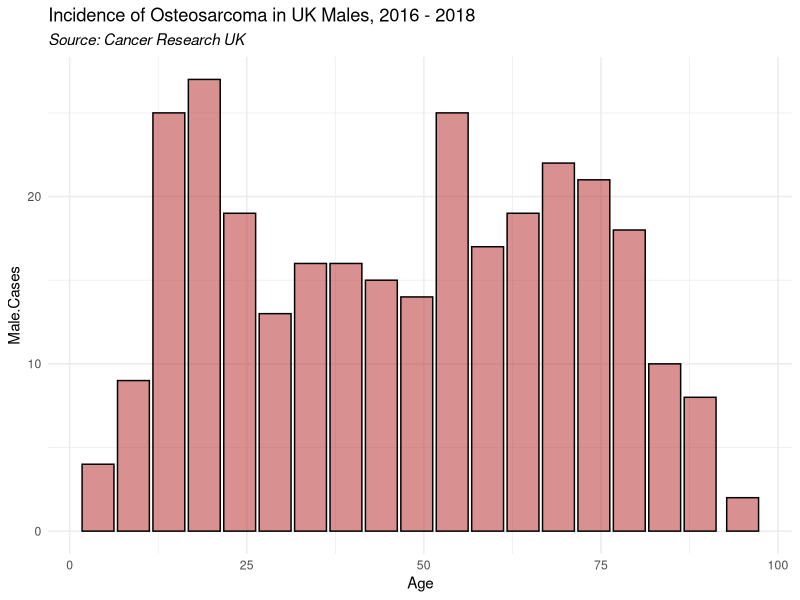
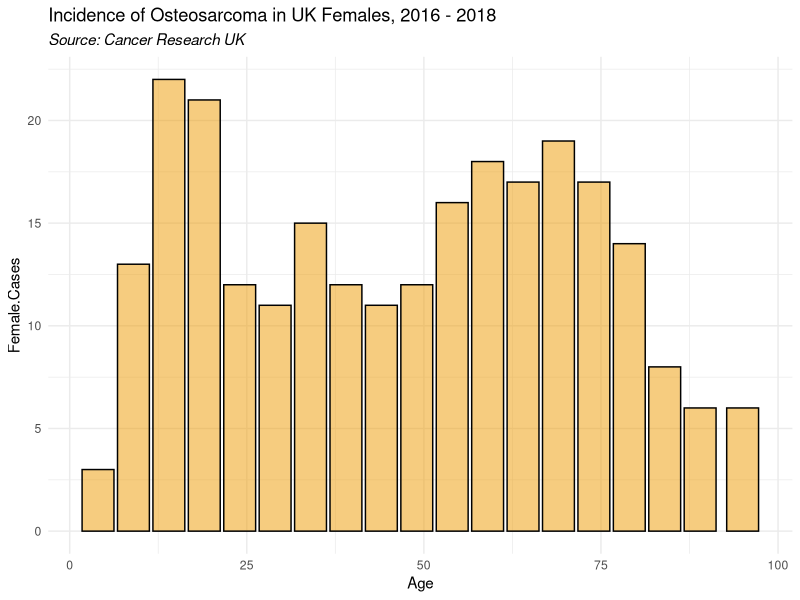
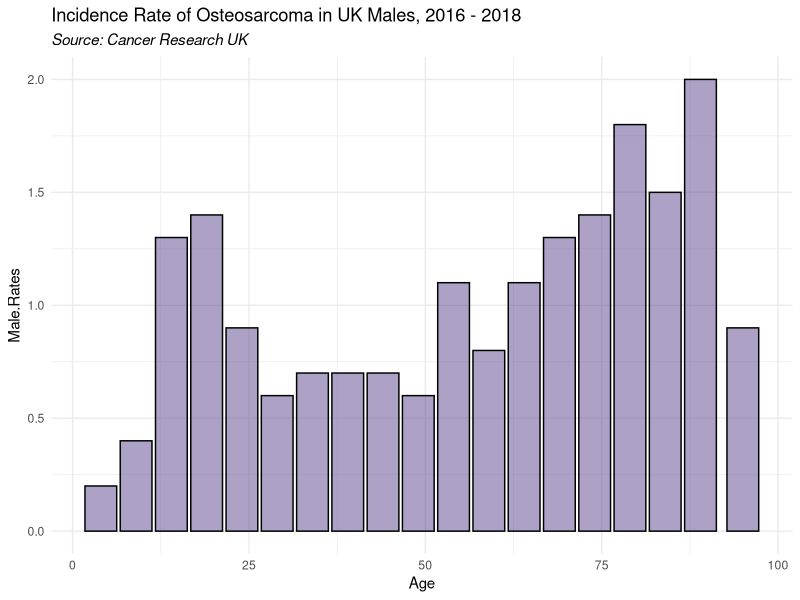
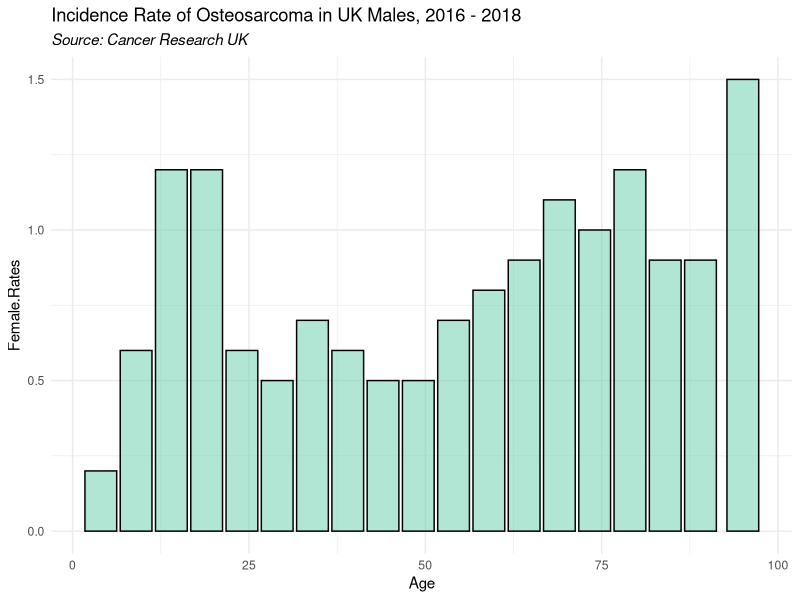
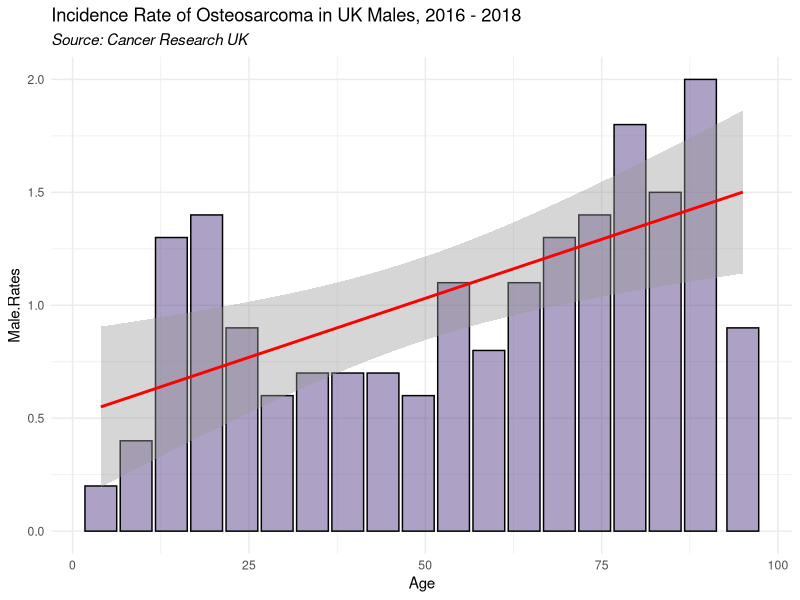
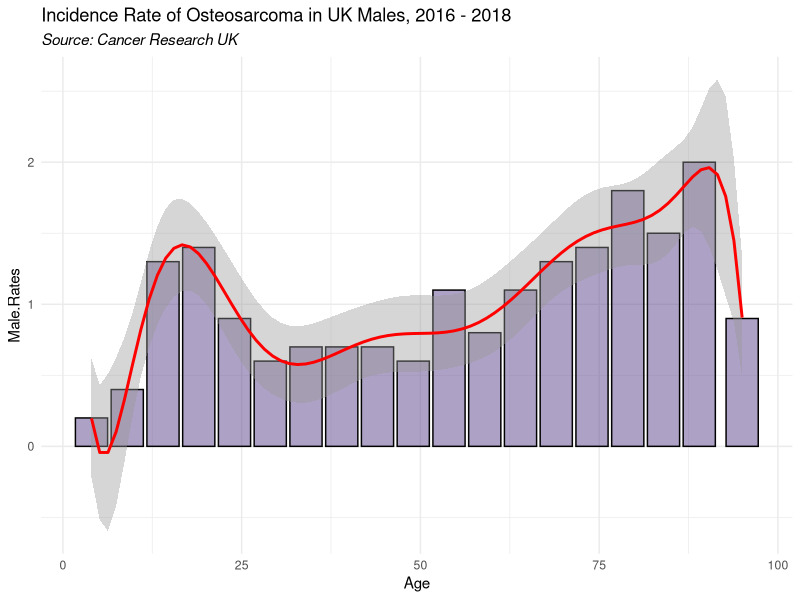
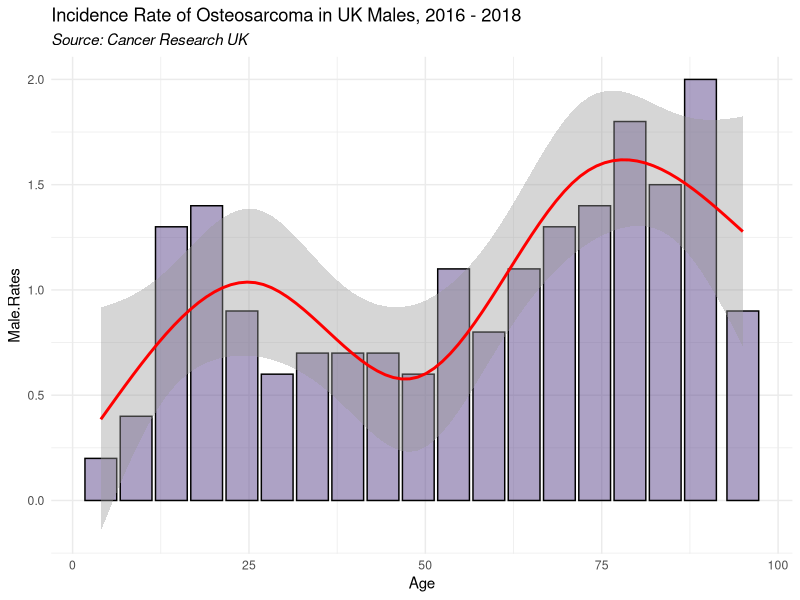
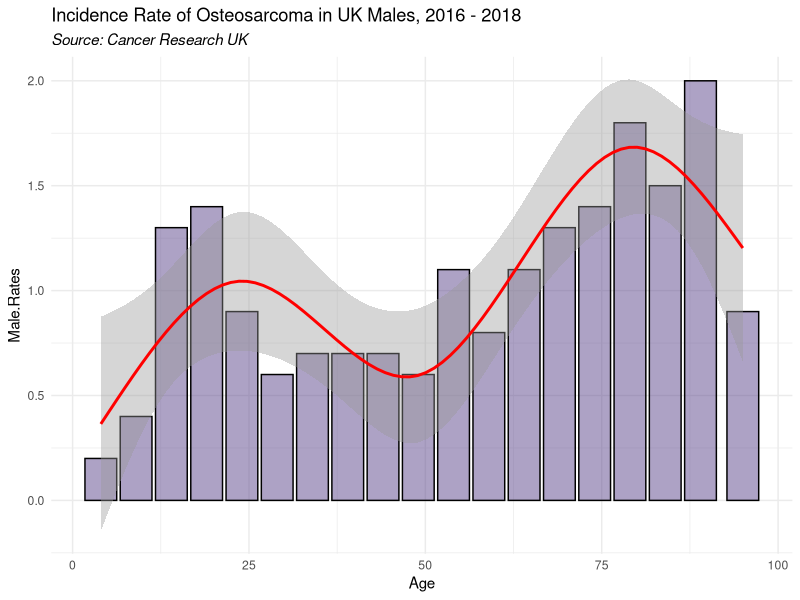

Write the R code that produced these figures, in order.
# Here is an example using Osteosarcoma, a type of bone cancer.
# This is based on incidence data, per 100,00 population 2016-2018,
# Published by Cancer Research UK:
# https://www.cancerresearchuk.org/health-professional/cancer-statistics/statistics-by-cancer-type/bone-sarcoma/incidence
# The data have been slightly regrouped to aid the exercise.

# Load the data:

library(readr)
sarcoma <- read_csv("./data/sarcoma.csv", name_repair = "universal")

# Columns in the data are:
# Age:            Upper number of 5-year age bands. e.g. 0 - 4, is coded as 4.  90+ is coded as 95
#                 for the sake of this exercise.
# Female.Cases:   Number of incident cases reported in females.
# Male.Cases:     Number of incident cases reported in males.
# Female.Rates:   Incidence Rate per 100,000 population, in this age group, for females
# Male.Rates:     Incidence Rate per 100,000 population, in this age group, for males





# Exercise 1a:
###################### Part 1: Linear regression with a single predictor  ######################################

# With the Sarcoma data, we will examine the relationship between age and incidence
# Pick either the Male or Female reporting category and lets consider the number of Cases
summary(sarcoma)

View(sarcoma)




# Let's visualise the shape of the distribution.
# Scatter plots, line or bar charts may be good starts.

library(ggplot2)
ggplot(sarcoma, aes(x=Age, y=Male.Cases))+
  geom_col(fill="firebrick", col=1, alpha=0.5)+
  labs(title="Incidence of Osteosarcoma in UK Males, 2016 - 2018", subtitle="Source: Cancer Research UK")+
  theme_minimal()+
  theme(plot.subtitle = element_text(face="italic"))

ggplot(sarcoma, aes(x=Age, y=Female.Cases))+
  geom_col(fill="orange2", col=1, alpha=0.5)+
  labs(title="Incidence of Osteosarcoma in UK Females, 2016 - 2018", subtitle="Source: Cancer Research UK")+
  theme_minimal()+
  theme(plot.subtitle = element_text(face="italic"))




# Does the number of cases appear related to age?  -  Some increasing relationship
# If so, is it linearly related?



# Try the same with the rate to see if population size clouds it.

ggplot(sarcoma, aes(x=Age, y=Male.Rates))+
  geom_col(fill="mediumpurple4", col=1, alpha=0.5)+
  labs(title="Incidence Rate of Osteosarcoma in UK Males, 2016 - 2018", subtitle="Source: Cancer Research UK")+
  theme_minimal()+
  theme(plot.subtitle = element_text(face="italic"))

ggplot(sarcoma, aes(x=Age, y=Female.Rates))+
  geom_col(fill="mediumaquamarine", col=1, alpha=0.5)+
  labs(title="Incidence Rate of Osteosarcoma in UK Males, 2016 - 2018", subtitle="Source: Cancer Research UK")+
  theme_minimal()+
  theme(plot.subtitle = element_text(face="italic"))



# Does the number of cases appear related to age?  -  Looks to be stronger now looking at rates.
# If so, is it linearly related? No, appears to be a peak in teenage to early twenties





################################################################################################################
# Modelling the rate in Males.

# Build a linear regression model (lm) to examine it using the summary function

sarcoma_lm <- lm(Male.Rates ~ Age, data=sarcoma)

summary(sarcoma_lm)


# Let's visualise it using ggplots 'geom_smooth', giving it the method = lm

ggplot(sarcoma, aes(x=Age, y=Male.Rates))+
  geom_col(fill="mediumpurple4", col=1, alpha=0.5)+
  geom_smooth(col="red", method = "lm") +
  labs(title="Incidence Rate of Osteosarcoma in UK Males, 2016 - 2018", subtitle="Source: Cancer Research UK")+
  theme_minimal()+
  theme(plot.subtitle = element_text(face="italic"))


# Examine this plot.  Is the model a good fit?
# Is it good for any of the range?


#################################################################################################################

# Let's try and do this with a polynomial term or two: Age + Age^2 + Age^3
# You can manually do it, or use the poly() function, which helps reduce correlation
# The more higher order the terms are, the more 'wiggly' the fit.


summary(lm(Male.Rates ~ Age + I(Age^2) + I(Age^3) + I(Age^4),data=sarcoma))

sarcoma_lm_poly <- lm(Male.Rates ~ poly(Age,degree=4),data=sarcoma)

summary(sarcoma_lm_poly)

anova(sarcoma_lm_poly)



# Visualise this again with ggplot geom_smooth.  Add the argument: formula = "y ~ naturalSpline(x)", including your options

ggplot(sarcoma, aes(x=Age, y=Male.Rates))+
  geom_col(fill="mediumpurple4", col=1, alpha=0.5)+
  geom_smooth(col="red", method = "lm", formula = "y ~ poly(x,degree=10)") +
  labs(title="Incidence Rate of Osteosarcoma in UK Males, 2016 - 2018", subtitle="Source: Cancer Research UK")+
  theme_minimal()+
  theme(plot.subtitle = element_text(face="italic"))




# Exercise 1b
#################################################

# Fit the model with a spline instead
# Use the 'splines2' package, and the natural cubic spline function naturalSpline
# Try specifying a number of degrees of freedom  - explain
# Try specifying the knots at specific ages


library(splines2)

sarcoma_lm_spline1 <- lm(Male.Rates ~ naturalSpline(Age, df=4),data=sarcoma)

summary(sarcoma_lm_spline1)

anova(sarcoma_lm_spline1)


sarcoma_lm_spline2 <- lm(Male.Rates ~ naturalSpline(Age, knots= c(24,49,79)),data=sarcoma)

summary(sarcoma_lm_spline2)

# Has the model improved? - Yes, drastically. R-squared practically doubled.


# Visualise this again with ggplot geom_smooth.  Add the argument: formula = "y ~ naturalSpline(x)", including your options

ggplot(sarcoma, aes(x=Age, y=Male.Rates))+
  geom_col(fill="mediumpurple4", col=1, alpha=0.5)+
  geom_smooth(col="red", method = "lm", formula = "y ~ naturalSpline(x, df=4)") +
  labs(title="Incidence Rate of Osteosarcoma in UK Males, 2016 - 2018", subtitle="Source: Cancer Research UK")+
  theme_minimal()+
  theme(plot.subtitle = element_text(face="italic"))


ggplot(sarcoma, aes(x=Age, y=Male.Rates))+
  geom_col(fill="mediumpurple4", col=1, alpha=0.5)+
  geom_smooth(col="red", method = "lm", formula = "y ~ naturalSpline(x,  knots= c(24,49,79))") +
  labs(title="Incidence Rate of Osteosarcoma in UK Males, 2016 - 2018", subtitle="Source: Cancer Research UK")+
  theme_minimal()+
  theme(plot.subtitle = element_text(face="italic"))
